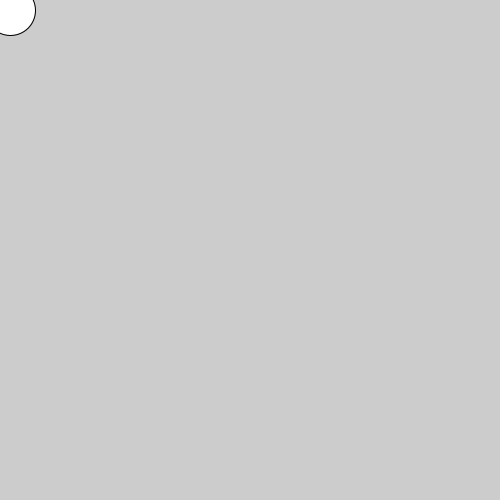
Frame 1 (no input)
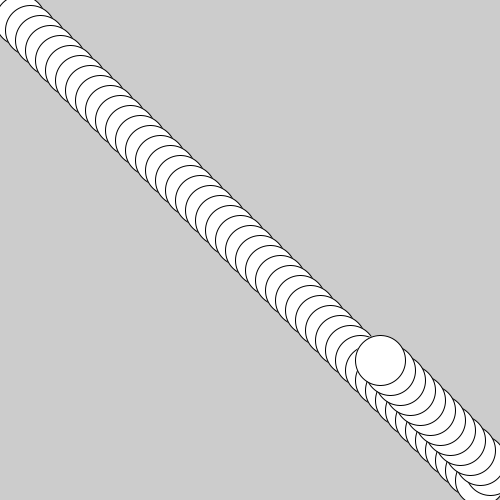
Frame 60 (the mouse pressed at the canvas centre just before this capture)
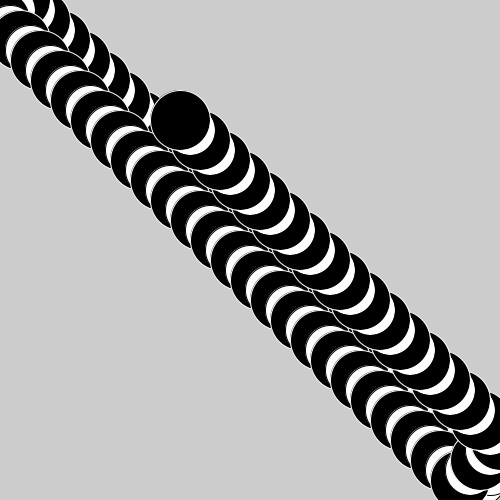
Frame 120 (the mouse held since frame 60 and released just before this capture)

The Processing sketch that drew these frames (run headless with seeded random() and noise(); from frame 60 on, the mouse is pressed at the canvas centre):

// Processing sketch: processing_168866
// ── processing_168866.pde

float x = 10;
float y = 10;
float SPa =10;
float SPb =10;

void setup(){
  size(500,500);
  noCursor();
}

void draw (){
  stroke(0);
  fill(255);
  ellipse(x,y,50,50);
  x=x+SPa;
  y=y+SPb;
  
  if (x>width-20||x<10){
  SPa=SPa*-1;
  }
  
  if(y>height-22||y<10){
  SPb=SPb*-1;
  }
  
  if(mousePressed){
  stroke(255);
  fill(0);
  ellipse(x,y,60,60);
  x=x+SPa;
  y=y+SPb;

}}
